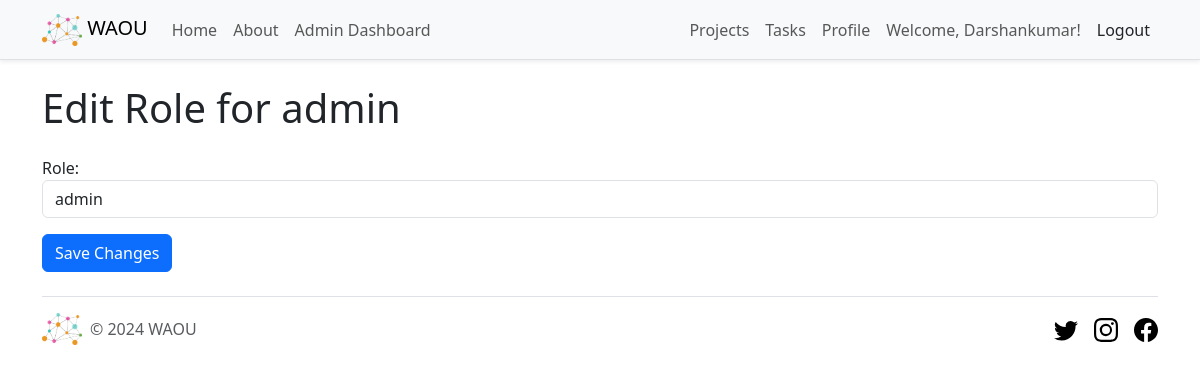
The page /edit-user-role/1/ (signed in) on the database its author committed.
### waou_core/models.py (models this page shows, shortened)
class UserProfile(AbstractUser):
    first_name = models.CharField(max_length=50)
    last_name = models.CharField(max_length=50)
    role = models.CharField(max_length=20, choices=Role.choices, default=Role.TEAM_MEMBER)

### waou_core/views.py (the view, shortened to what this page needs)
# urls.py: path('edit-user-role/<int:user_id>/', EditUserRoleView.as_view(), name='edit_user_role'),
class EditUserRoleView(LoginRequiredMixin, AdminRequiredMixin, TemplateView):
    template_name = 'waou_core/edit_user_role.html'
    def get_context_data(self, **kwargs):
        context = super().get_context_data(**kwargs)
        user_id = self.kwargs.get('user_id')
        user = get_object_or_404(UserProfile, id=user_id)
        roles = Group.objects.all()
        context['user'] = user
        context['roles'] = roles
        return context

### waou_core/views.py (called while the page is built)
    def test_func(self):
        return self.request.user.is_authenticated and self.request.user.role == 'admin'

### templates/waou_core/edit_user_role.html (shortened to what this page needs)
{% extends 'base.html' %}
{% load static %}
{% block content %}
<div class="container mt-4">
  <h1 class="mb-4">Edit Role for {{ user.username }}</h1>
  <form method="POST">
    <div class="form-group">
      <label for="role">Role:</label>
      <select name="role" id="role" class="form-control">
        {% for group in roles %}
          <option value="{{ group.name }}" {% if group.name == user.role %}selected{% endif %}>{{ group.name }}</option>
        {% endfor %}
      </select>
    </div>
    <button type="submit" class="btn btn-primary mt-3">Save Changes</button>
  </form>
</div>
{% endblock %}

### templates/partials/_header.html (shortened to what this page needs)
{% load static %}
<nav class="navbar navbar-expand-lg navbar-light bg-light border-bottom shadow-sm">
  <div class="container">
    <a class="navbar-brand" href="{% url 'home' %}">
      <img src="{% static 'img/waou.png' %}" width="40" height="32" alt="WAOU Logo" class="d-inline-block align-text-top">
      WAOU
    </a>
    <div class="collapse navbar-collapse" id="navbarNav">
      <ul class="navbar-nav me-auto">
        <li class="nav-item">
          <a class="nav-link{% if request.resolver_match.url_name == 'home' %} active{% endif %}" aria-current="page" href="{% url 'home' %}">Home</a>
        </li>
        <li class="nav-item">
          <a class="nav-link{% if request.resolver_match.url_name == 'about' %} active{% endif %}" href="{% url 'about' %}">About</a>
        </li>
        {% if user.is_authenticated and user.role == 'admin' %}
        <li class="nav-item">
          <a class="nav-link{% if request.resolver_match.url_name == 'admin_dashboard' %} active{% endif %}" href="{% url 'admin_dashboard' %}">Admin Dashboard</a>
        </li>
        {% endif %}
      </ul>
      <ul class="navbar-nav ms-auto">
        {% if user.is_authenticated %}
        <li class="nav-item">
          <a class="nav-link{% if request.resolver_match.url_name == 'project_list' %} active{% endif %}" href="{% url 'project_list' %}">Projects</a>
        </li>
        <li class="nav-item">
          <a class="nav-link{% if request.resolver_match.url_name == 'task_list' %} active{% endif %}" href="{% url 'task_list' %}">Tasks</a>
        </li>
        <li class="nav-item">
          <a class="nav-link{% if request.resolver_match.url_name == 'profile' %} active{% endif %}" href="{% url 'profile' %}">Profile</a>
        </li>
        <li class="nav-item">
          <a class="nav-link">Welcome, {{ user.first_name }}!</a>
        </li>
        <li class="nav-item">
          <form method="POST" action="{% url 'logout' %}" class="d-inline">
            <button type="submit" class="btn btn-link nav-link" style="color: inherit; text-decoration: none;">Logout</button>
          </form>
        </li>
        {% endif %}
      </ul>
    </div>
  </div>
</nav>

### rows shown on the page
UserProfile: first_name "Darshankumar", username "admin", role "admin"
